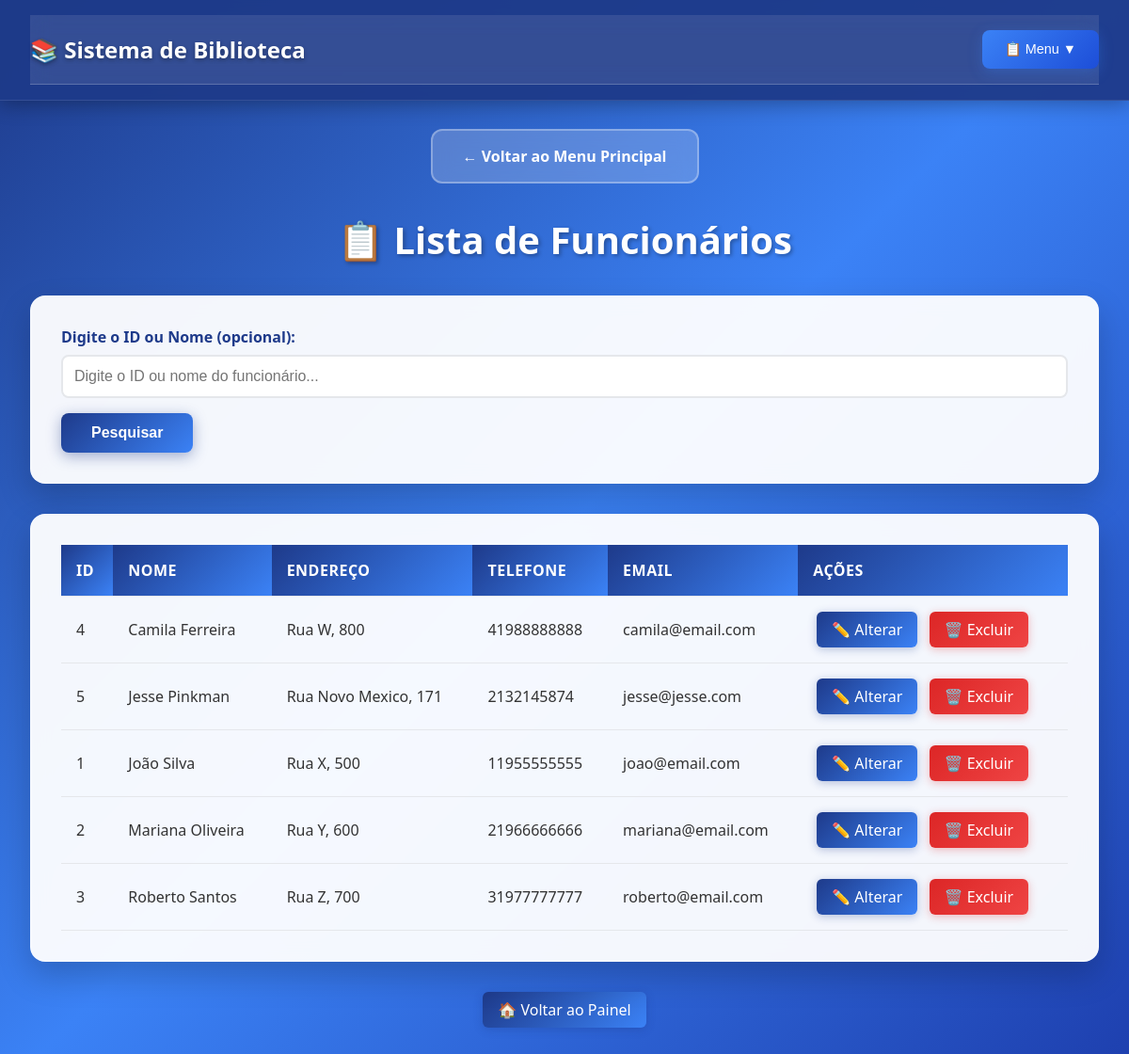
The app's page /buscar_funcionario.php (signed in) with its own data.
### tables this page shows
CREATE TABLE IF NOT EXISTS `funcionario` (
  `id_funcionario` int NOT NULL AUTO_INCREMENT,
  `nome_funcionario` varchar(100) NOT NULL,
  `endereco` varchar(255) DEFAULT NULL,
  `telefone` varchar(20) DEFAULT NULL,
  `email` varchar(100) DEFAULT NULL,
  PRIMARY KEY (`id_funcionario`),
  UNIQUE KEY `email` (`email`)
);

### buscar_funcionario.php (the view, shortened to what this page needs)
<?php
require_once 'conexao.php';
if ($_SERVER["REQUEST_METHOD"] == "POST" && !empty($_POST['busca'])) {
    $busca = trim($_POST['busca']);
    if (is_numeric($busca)) {
        $sql = "SELECT * FROM funcionario WHERE id_funcionario = :busca ORDER BY nome_funcionario ASC";
        $stmt = $pdo->prepare($sql);
        $stmt->bindParam(':busca', $busca, PDO::PARAM_INT);
    } else {
        $sql = "SELECT * FROM funcionario WHERE nome_funcionario LIKE :busca ORDER BY nome_funcionario ASC";
        $stmt = $pdo->prepare($sql);
        $stmt->bindValue(':busca', "%$busca%", PDO::PARAM_STR);
    }
} else {
    $sql = "SELECT * FROM funcionario ORDER BY nome_funcionario ASC";
    $stmt = $pdo->prepare($sql);
}
$stmt->execute();
$funcionarios = $stmt->fetchAll(PDO::FETCH_ASSOC);
?>
<!DOCTYPE html>
<html lang="pt-BR">
<head>
</head>
<body>
    <header
        style="background: rgba(30, 58, 138, 0.95); backdrop-filter: blur(10px); padding: 1rem 2rem; box-shadow: 0 4px 20px rgba(0, 0, 0, 0.3); border-bottom: 1px solid rgba(255, 255, 255, 0.1);">
        <nav
            style="display: flex; justify-content: space-between; align-items: center; max-width: 1200px; margin: 0 auto;">
            <h1
                style="color: white; margin: 0; font-size: 1.5rem; font-weight: 600; text-shadow: 0 2px 4px rgba(0, 0, 0, 0.3);">
                📚 Sistema de Biblioteca
            </h1>
            <div style="display: flex; align-items: center; gap: 2rem;">
                <div style="position: relative; display: inline-block;">
                    <button onclick="toggleDropdown()"
                        style="background: linear-gradient(135deg, #3b82f6, #1d4ed8); color: white; border: none; padding: 0.75rem 1.5rem; border-radius: 8px; cursor: pointer; font-size: 0.9rem; font-weight: 500; transition: all 0.3s ease; box-shadow: 0 4px 15px rgba(59, 130, 246, 0.3);">
                        📋 Menu ▼
                    </button>
                </div>
            </div>
        </nav>
    </header>
    <center style="margin-top: 30px;">
            <a href="principal.php"
                style="display: inline-block; padding: 16px 32px; background: rgba(255, 255, 255, 0.2); color: #ffffff; text-decoration: none; border-radius: 12px; font-weight: 600; font-size: 16px; transition: all 0.3s ease; border: 2px solid rgba(255, 255, 255, 0.3); backdrop-filter: blur(10px);"
                onmouseover="this.style.background='rgba(255, 255, 255, 0.3)'; this.style.transform='translateY(-2px)'; this.style.boxShadow='0 8px 25px rgba(0, 0, 0, 0.2)';"
                onmouseout="this.style.background='rgba(255, 255, 255, 0.2)'; this.style.transform='translateY(0)'; this.style.boxShadow='none';">
                ← Voltar ao Menu Principal
            </a>
        </center>
    <div class="container">
        <h2>📋 Lista de Funcionários</h2>
        <form action="buscar_funcionario.php" method="POST">
            <label for="busca">Digite o ID ou Nome (opcional):</label>
            <input type="text" id="busca" name="busca" placeholder="Digite o ID ou nome do funcionário...">
            <button type="submit">Pesquisar</button>
        </form>
        <?php if (!empty($funcionarios)): ?>
            <div class="table-container">
                <table>
                    <thead>
                        <tr>
                            <th>ID</th>
                            <th>Nome</th>
                            <th>Endereço</th>
                            <th>Telefone</th>
                            <th>Email</th>
                            <th>Ações</th>
                        </tr>
                    </thead>
                    <tbody>
                        <?php foreach ($funcionarios as $func): ?>
                            <tr>
                                <td><?= htmlspecialchars($func['id_funcionario']) ?></td>
                                <td><?= htmlspecialchars($func['nome_funcionario']) ?></td>
                                <td><?= htmlspecialchars($func['endereco']) ?></td>
                                <td><?= htmlspecialchars($func['telefone']) ?></td>
                                <td><?= htmlspecialchars($func['email']) ?></td>
                                <td>
                                    <a href="alterar_funcionario.php?id=<?= $func['id_funcionario'] ?>"
                                        class="btn btn-primary">✏️ Alterar</a>
                                    <a href="excluir_funcionario.php?id=<?= $func['id_funcionario'] ?>" class="btn btn-danger"
                                        onclick="return confirm('Tem certeza que deseja excluir este funcionário?')">
                                        🗑️ Excluir
                                    </a>
                                </td>
                            </tr>
                        <?php endforeach; ?>
                    </tbody>
                </table>
            </div>
        <?php else: ?>
            <div class="no-results">
                <p>Nenhum funcionário encontrado.</p>
            </div>
        <?php endif; ?>
        <div class="back-button">
            <a href="principal.php" class="btn btn-primary">🏠 Voltar ao Painel</a>
        </div>
    </div>
</body>
</html>

### buscar_funcionario.php (style rules this page uses)
* { margin: 0; padding: 0; box-sizing: border-box; }
body { font-family: 'Segoe UI', Tahoma, Geneva, Verdana, sans-serif; background: linear-gradient(135deg, #1e3a8a 0%, #3b82f6 50%, #1e40af 100%); min-height: 100vh; color: #333; }
nav { background: rgba(255, 255, 255, 0.1); backdrop-filter: blur(10px); border-bottom: 1px solid rgba(255, 255, 255, 0.2); padding: 1rem 0; position: sticky; top: 0; z-index: 1000; }
.container { max-width: 1200px; margin: 2rem auto; padding: 0 2rem; }
h2 { text-align: center; color: white; font-size: 2.5rem; margin-bottom: 2rem; text-shadow: 2px 2px 4px rgba(0, 0, 0, 0.3); }
form { background: rgba(255, 255, 255, 0.95); backdrop-filter: blur(10px); padding: 2rem; border-radius: 16px; box-shadow: 0 15px 35px rgba(0, 0, 0, 0.2); margin-bottom: 2rem; border: 1px solid rgba(255, 255, 255, 0.3); }
label { display: block; margin-bottom: 0.5rem; font-weight: 600; color: #1e3a8a; }
input[type="text"] { width: 100%; padding: 0.75rem; border: 2px solid #e5e7eb; border-radius: 8px; font-size: 1rem; transition: all 0.3s ease; margin-bottom: 1rem; }
button[type="submit"] { background: linear-gradient(135deg, #1e3a8a, #3b82f6); color: white; border: none; padding: 0.75rem 2rem; border-radius: 8px; font-size: 1rem; font-weight: 600; cursor: pointer; transition: all 0.3s ease; box-shadow: 0 4px 15px rgba(30, 58, 138, 0.4); }
.table-container { background: rgba(255, 255, 255, 0.95); backdrop-filter: blur(10px); border-radius: 16px; padding: 2rem; box-shadow: 0 15px 35px rgba(0, 0, 0, 0.2); margin-bottom: 2rem; border: 1px solid rgba(255, 255, 255, 0.3); overflow-x: auto; }
table { width: 100%; border-collapse: collapse; margin: 0; }
th, td { padding: 1rem; text-align: left; border-bottom: 1px solid #e5e7eb; }
th { background: linear-gradient(135deg, #1e3a8a, #3b82f6); color: white; font-weight: 600; text-transform: uppercase; letter-spacing: 0.5px; }
.btn { padding: 0.5rem 1rem; border-radius: 6px; text-decoration: none; font-weight: 500; margin: 0 0.25rem; transition: all 0.3s ease; display: inline-block; border: none; cursor: pointer; }
.btn-primary { background: linear-gradient(135deg, #1e3a8a, #3b82f6); color: white; box-shadow: 0 2px 10px rgba(30, 58, 138, 0.3); }
.btn-danger { background: linear-gradient(135deg, #dc2626, #ef4444); color: white; box-shadow: 0 2px 10px rgba(220, 38, 38, 0.3); }
.back-button { text-align: center; margin-top: 2rem; }

### records on screen
funcionario: id_funcionario "4", nome_funcionario "Camila Ferreira", endereco "Rua W, 800", telefone "41988888888", email "camila@email.com"
funcionario: id_funcionario "5", nome_funcionario "Jesse Pinkman", endereco "Rua Novo Mexico, 171", telefone "2132145874", email "jesse@jesse.com"
funcionario: id_funcionario "1", nome_funcionario "João Silva", endereco "Rua X, 500", telefone "11955555555", email "joao@email.com"
funcionario: id_funcionario "2", nome_funcionario "Mariana Oliveira", endereco "Rua Y, 600", telefone "21966666666", email "mariana@email.com"
funcionario: id_funcionario "3", nome_funcionario "Roberto Santos", endereco "Rua Z, 700", telefone "31977777777", email "roberto@email.com"
